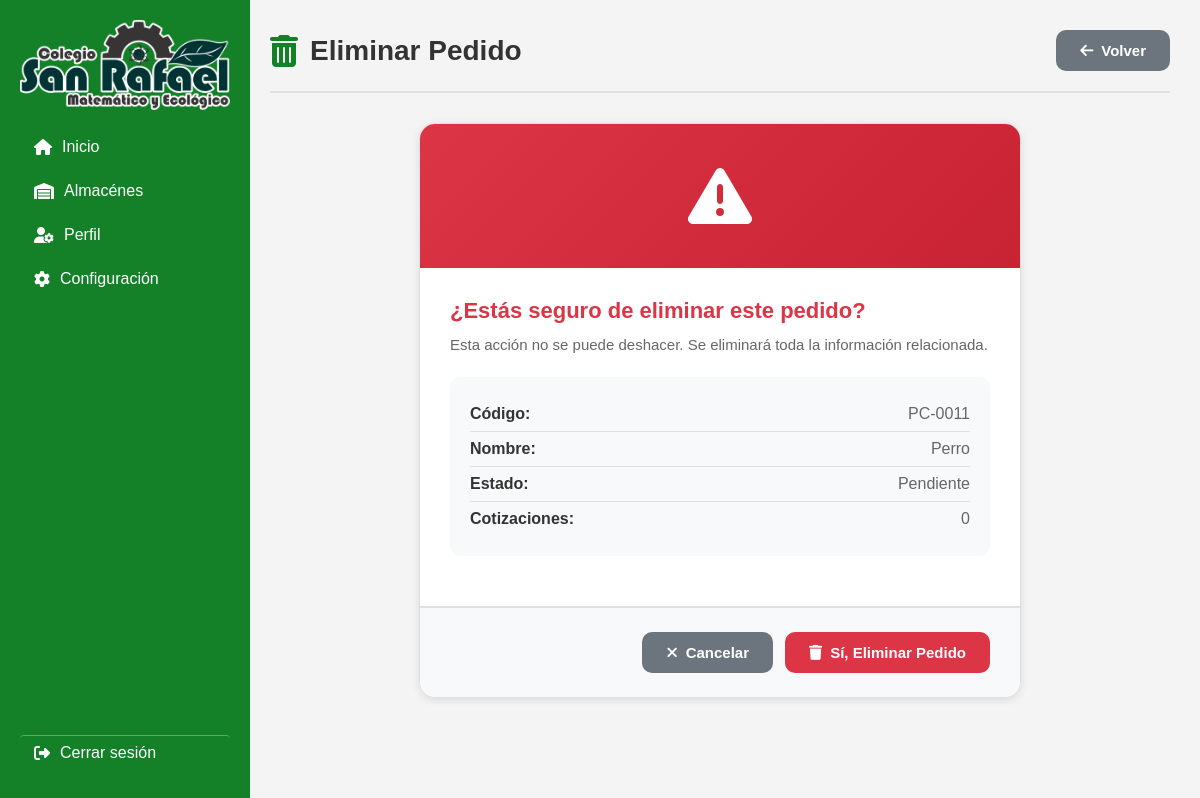
Screenshot of /eliminar-pedido-compra/11/ with the database file from the repository.
### app1/models.py (models this page shows, shortened)
class PedidoCompra(models.Model):
    ESTADO_CHOICES = [
        ('PEND', 'Pendiente'),
        ('COMP', 'Completado'),
        ('ENTR', 'Entregado'),
    ]
    id_pedido = models.AutoField(primary_key=True)
    nombre = models.CharField(max_length=200)
    descripcion = models.TextField(blank=True, null=True)
    archivo = models.FileField(upload_to='pedidos_compra/', null=True, blank=True)  # Ahora opcional
    estado = models.CharField(max_length=4, choices=ESTADO_CHOICES, default='PEND')
    fecha_creacion = models.DateTimeField(auto_now_add=True)
    fecha_modificacion = models.DateTimeField(auto_now=True)
    documento_entrega = models.FileField(upload_to='documentos_entrega/', null=True, blank=True)
    fecha_entrega = models.DateTimeField(null=True, blank=True)
    class Meta:
        db_table = 'pedidos_compra'
        verbose_name = 'Pedido de Compra'
        verbose_name_plural = 'Pedidos de Compra'
        ordering = ['-fecha_creacion']

### app1/view/views.py (the view, shortened to what this page needs)
# urls.py: path('eliminar-pedido-compra/<int:id_pedido>/', views.EliminarPedido, name='EliminarPedido'),
@require_http_methods(["GET", "POST"])
def EliminarPedido(request, id_pedido):
    pedido = get_object_or_404(PedidoCompra, id_pedido=id_pedido)
    pedido.total_cotizaciones = pedido.cotizaciones.count()
    return render(request, 'almacenes/almgeneral/Pedido_Compra/Eliminarpedido.html', {
        'pedido': pedido
    })

### templates/almacenes/almgeneral/Pedido_Compra/Eliminarpedido.html (shortened to what this page needs)
{% extends 'layout.html' %}
{% load static %}
{% block content %}
<link rel="stylesheet" href="{% static 'almacenes/almgeneral/Pedido_Compra/PedidosCompra.css' %}">
<div class="pedidos-container">
  <div class="pedidos-header">
    <h1>
      <i class="fa-solid fa-trash-alt"></i>
      Eliminar Pedido
    </h1>
    <button class="btn-secondary" onclick="window.location.href='{% url 'PedidosCompra' %}'">
      <i class="fa-solid fa-arrow-left"></i>
      Volver
    </button>
  </div>
  <div class="confirm-card">
    <div class="confirm-icon">
      <i class="fa-solid fa-exclamation-triangle"></i>
    </div>
    <div class="confirm-content">
      <h2>¿Estás seguro de eliminar este pedido?</h2>
      <p>Esta acción no se puede deshacer. Se eliminará toda la información relacionada.</p>
      <div class="pedido-info">
        <div class="info-row">
          <strong>Código:</strong>
          <span>PC-{{ pedido.id_pedido|stringformat:"04d" }}</span>
        </div>
        <div class="info-row">
          <strong>Nombre:</strong>
          <span>{{ pedido.nombre }}</span>
        </div>
        <div class="info-row">
          <strong>Estado:</strong>
          <span>
            {% if pedido.estado == 'PEND' %}Pendiente
            {% elif pedido.estado == 'COMP' %}Completado
            {% elif pedido.estado == 'ENTR' %}Entregado
            {% endif %}
          </span>
        </div>
        <div class="info-row">
          <strong>Cotizaciones:</strong>
          <span>{{ pedido.total_cotizaciones }}</span>
        </div>
      </div>
    </div>
    <form method="POST">
      <div class="confirm-actions">
        <button type="button" class="btn-secondary" onclick="window.location.href='{% url 'PedidosCompra' %}'">
          <i class="fa-solid fa-times"></i>
          Cancelar
        </button>
        <button type="submit" class="btn-danger">
          <i class="fa-solid fa-trash"></i>
          Sí, Eliminar Pedido
        </button>
      </div>
    </form>
  </div>
</div>
{% endblock %}

### css/layout.css (style rules this page uses)
body { margin: 0; font-family: Arial, sans-serif; background-color: #f4f4f4; }

### css/almacenes/almgeneral/PedidosCompra.css (style rules this page uses)
.pedidos-container { padding: 30px; background-color: transparent; min-height: calc(100vh - 60px); }
.pedidos-header { display: flex; align-items: center; justify-content: space-between; margin-bottom: 30px; padding-bottom: 20px; border-bottom: 2px solid #e0e0e0; }
.pedidos-header h1 { font-size: 28px; color: #333; font-weight: 600; display: flex; align-items: center; gap: 12px; margin: 0; }
.pedidos-header h1 i { color: #148129; font-size: 32px; }
.btn-primary, .btn-secondary, .btn-limpiar { padding: 12px 24px; border: none; border-radius: 10px; font-size: 15px; font-weight: 600; cursor: pointer; transition: all 0.3s; display: inline-flex; align-items: center; gap: 8px; }
.btn-secondary { background: #6c757d; color: white; }
.btn-danger { background: #dc3545; color: white; }

### templates/almacenes/almgeneral/Pedido_Compra/Eliminarpedido.html (style rules this page uses)
.confirm-card { background: white; border-radius: 16px; overflow: hidden; border: 1px solid #e0e0e0; box-shadow: 0 2px 8px rgba(0,0,0,0.1); max-width: 600px; margin: 0 auto; }
.confirm-icon { background: linear-gradient(135deg, #dc3545 0%, #c82333 100%); padding: 40px; text-align: center; }
.confirm-icon i { font-size: 64px; color: white; animation: pulse 2s infinite; }
.confirm-content { padding: 30px; }
.confirm-content h2 { color: #dc3545; margin: 0 0 12px 0; font-size: 22px; font-weight: 600; }
.confirm-content > p { color: #666; margin: 0 0 24px 0; font-size: 15px; }
.pedido-info { background: #f8f9fa; border-radius: 10px; padding: 20px; margin-bottom: 20px; }
.info-row { display: flex; justify-content: space-between; padding: 8px 0; border-bottom: 1px solid #e0e0e0; }
.info-row:last-child { border-bottom: none; }
.info-row strong { color: #333; font-weight: 600; }
.info-row span { color: #666; }
.confirm-actions { padding: 24px 30px; background: #f8f9fa; border-top: 2px solid #e0e0e0; display: flex; gap: 12px; justify-content: flex-end; }
.btn-danger { padding: 12px 24px; background: #dc3545; color: white; border: none; border-radius: 10px; font-size: 15px; font-weight: 600; cursor: pointer; transition: all 0.3s; display: inline-flex; align-items: center; gap: 8px; }

### rows the page displays
PedidoCompra: id_pedido "0011", nombre "Perro", total_cotizaciones "0"
